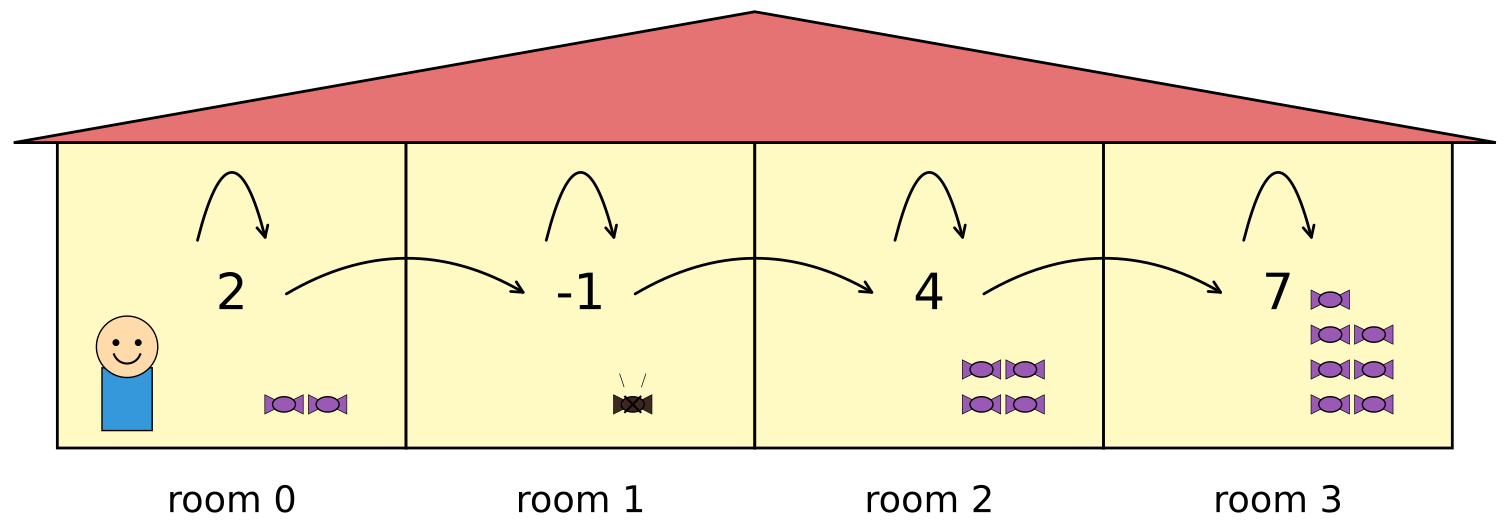

The Python source for this figure:
import numpy as np
import matplotlib.pyplot as plt
from matplotlib.patches import Rectangle, Polygon, Circle, FancyArrowPatch, Ellipse

def draw_kid(ax, x, y, s=0.4):
    """Draws a kid character inside a room."""
    # Head
    ax.add_patch(Circle((x, y + 0.35*s), 0.22*s, facecolor="#FFDBAC", edgecolor="black", lw=1, zorder=10))
    # Body (Shirt)
    ax.add_patch(Rectangle((x - 0.18*s, y - 0.25*s), 0.36*s, 0.45*s, facecolor="#3498db", edgecolor="black", lw=1, zorder=9))
    # Eyes
    ax.add_patch(Circle((x - 0.08*s, y + 0.38*s), 0.025*s, facecolor="black", zorder=11))
    ax.add_patch(Circle((x + 0.08*s, y + 0.38*s), 0.025*s, facecolor="black", zorder=11))
    # Smile
    theta = np.linspace(200, 340, 15)
    ax.plot(x + 0.1*s*np.cos(np.radians(theta)), y + 0.33*s + 0.1*s*np.sin(np.radians(theta)), color="black", lw=1.5, zorder=11)

def draw_candy(ax, x, y, s=0.2, bitter=False):
    """Draws a sweet candy or a horrible-tasting one."""
    color = "#9b59b6" if not bitter else "#3e2723" 
    tri_l = Polygon([[x-s, y+s/2], [x-s, y-s/2], [x, y]], facecolor=color, edgecolor="black", lw=0.5, zorder=7)
    tri_r = Polygon([[x+s, y+s/2], [x+s, y-s/2], [x, y]], facecolor=color, edgecolor="black", lw=0.5, zorder=7)
    center = Ellipse((x, y), width=s*1.2, height=s*0.8, facecolor=color, edgecolor="black", lw=1, zorder=8)
    ax.add_patch(tri_l)
    ax.add_patch(tri_r)
    ax.add_patch(center)
    
    if bitter:
        ax.plot([x-s/2.5, x+s/2.5], [y-s/2.5, y+s/2.5], color="black", lw=1.5, zorder=9)
        ax.plot([x-s/2.5, x+s/2.5], [y+s/2.5, y-s/2.5], color="black", lw=1.5, zorder=9)
        # Stink lines
        ax.plot([x-0.1, x-0.15], [y+0.2, y+0.35], color="black", lw=0.5, zorder=9)
        ax.plot([x+0.1, x+0.15], [y+0.2, y+0.35], color="black", lw=0.5, zorder=9)

def make_house_polished(save_path="candy_collection_1.pdf", show=True):
    rewards = [2, -1, 4, 7]
    candy_counts = [2, 1, 4, 7] 
    
    num_rooms = len(rewards)
    room_w, room_h = 4.0, 3.5
    
    fig, ax = plt.subplots(figsize=(16, 8))
    
    for i in range(num_rooms):
        x_start = i * room_w
        
        # 1. Draw Room
        rect = Rectangle((x_start, 0), room_w, room_h, facecolor="#FFF9C4", edgecolor="black", lw=2, zorder=2)
        ax.add_patch(rect)
        
        # 2. Reward Text (Centered)
        reward_y = room_h / 2
        ax.text(x_start + room_w/2, reward_y, str(rewards[i]), ha="center", va="center", 
                fontsize=36, fontweight="normal", zorder=5)
        
        # 3. Room Labels (20% larger, 30% closer to edge)
        # Previous spacing was -0.6, 70% of that is -0.42
        ax.text(x_start + room_w/2, -0.42, f"room {i}", ha="center", va="top", fontsize=26.4)

        # 4. Draw Candies
        count = candy_counts[i]
        is_bitter = (i == 1)
        spacing_x, spacing_y = 0.5, 0.4
        start_x = x_start + room_w * 0.65
        
        for c in range(count):
            cx = start_x + (c % 2) * spacing_x
            cy = 0.5 + (c // 2) * spacing_y
            draw_candy(ax, cx, cy, s=0.22, bitter=is_bitter)

    # 5. Common Roof
    roof_h = 1.5
    roof = Polygon([[-0.5, room_h], [num_rooms*room_w + 0.5, room_h], 
                    [(num_rooms*room_w)/2, room_h + roof_h]], 
                   facecolor="#E57373", edgecolor="black", lw=2, zorder=3)
    ax.add_patch(roof)

    # 6. Kid in Room 0
    draw_kid(ax, 0.8, 0.6, s=1.6)

    # 7. Arrows (Tighter self-loops)
    for i in range(num_rooms):
        x_c = i * room_w + room_w/2
        
        # Self-loop (Stay)
        # Vertical gap reduced by 60%. Loop now sits very close to the reward text.
        loop_y = reward_y + 0.6 
        ax.add_patch(FancyArrowPatch((x_c - 0.4, loop_y), (x_c + 0.4, loop_y),
                                     connectionstyle="arc3,rad=-2.0", arrowstyle='->,head_width=4,head_length=8',
                                     lw=2, color="black", zorder=6))
        
        # Move Arrow
        if i < num_rooms - 1:
            ax.add_patch(FancyArrowPatch((x_c + 0.6, reward_y), (x_c + room_w - 0.6, reward_y),
                                         connectionstyle="arc3,rad=-0.3", arrowstyle='->,head_width=4,head_length=8',
                                         lw=2, color="black", zorder=6))

    ax.set_aspect("equal")
    ax.axis("off")
    ax.set_xlim(-1, num_rooms * room_w + 1)
    ax.set_ylim(-1.5, room_h + roof_h + 0.5)

    plt.tight_layout()
    plt.savefig(save_path, bbox_inches="tight")
    if show:
        plt.show()
    plt.close(fig)

if __name__ == "__main__":
    make_house_polished()
